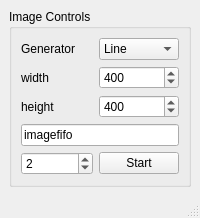
<?xml version="1.0" encoding="UTF-8"?>
<ui version="4.0">
 <class>MainWindow</class>
 <widget class="QMainWindow" name="MainWindow">
  <property name="geometry">
   <rect>
    <x>0</x>
    <y>0</y>
    <width>200</width>
    <height>200</height>
   </rect>
  </property>
  <property name="windowTitle">
   <string>MainWindow</string>
  </property>
  <widget class="QWidget" name="centralwidget">
   <layout class="QGridLayout" name="gridLayout">
    <item row="0" column="0">
     <widget class="QGroupBox" name="groupBox">
      <property name="title">
       <string>Image Controls</string>
      </property>
      <layout class="QGridLayout" name="gridLayout_2">
       <item row="0" column="2">
        <widget class="QComboBox" name="mode">
         <item>
          <property name="text">
           <string>Line</string>
          </property>
         </item>
         <item>
          <property name="text">
           <string>Check</string>
          </property>
         </item>
         <item>
          <property name="text">
           <string>Pixel</string>
          </property>
         </item>
        </widget>
       </item>
       <item row="2" column="2">
        <widget class="QSpinBox" name="height">
         <property name="minimum">
          <number>100</number>
         </property>
         <property name="maximum">
          <number>800</number>
         </property>
         <property name="singleStep">
          <number>10</number>
         </property>
         <property name="value">
          <number>400</number>
         </property>
        </widget>
       </item>
       <item row="4" column="2">
        <widget class="QPushButton" name="start_sim">
         <property name="text">
          <string>Start</string>
         </property>
        </widget>
       </item>
       <item row="1" column="1">
        <widget class="QLabel" name="label">
         <property name="text">
          <string>width</string>
         </property>
        </widget>
       </item>
       <item row="2" column="1">
        <widget class="QLabel" name="label_2">
         <property name="text">
          <string>height</string>
         </property>
        </widget>
       </item>
       <item row="4" column="1">
        <widget class="QSpinBox" name="timer_duration">
         <property name="maximum">
          <number>10</number>
         </property>
         <property name="value">
          <number>2</number>
         </property>
        </widget>
       </item>
       <item row="1" column="2">
        <widget class="QSpinBox" name="width">
         <property name="minimum">
          <number>100</number>
         </property>
         <property name="maximum">
          <number>800</number>
         </property>
         <property name="singleStep">
          <number>10</number>
         </property>
         <property name="value">
          <number>400</number>
         </property>
        </widget>
       </item>
       <item row="0" column="1">
        <widget class="QLabel" name="label_3">
         <property name="text">
          <string>Generator</string>
         </property>
        </widget>
       </item>
       <item row="3" column="1" colspan="2">
        <widget class="QLineEdit" name="fifo_name">
         <property name="text">
          <string>imagefifo</string>
         </property>
        </widget>
       </item>
      </layout>
     </widget>
    </item>
   </layout>
  </widget>
  <widget class="QMenuBar" name="menubar">
   <property name="geometry">
    <rect>
     <x>0</x>
     <y>0</y>
     <width>340</width>
     <height>21</height>
    </rect>
   </property>
  </widget>
  <widget class="QStatusBar" name="statusbar"/>
 </widget>
 <resources/>
 <connections/>
</ui>
